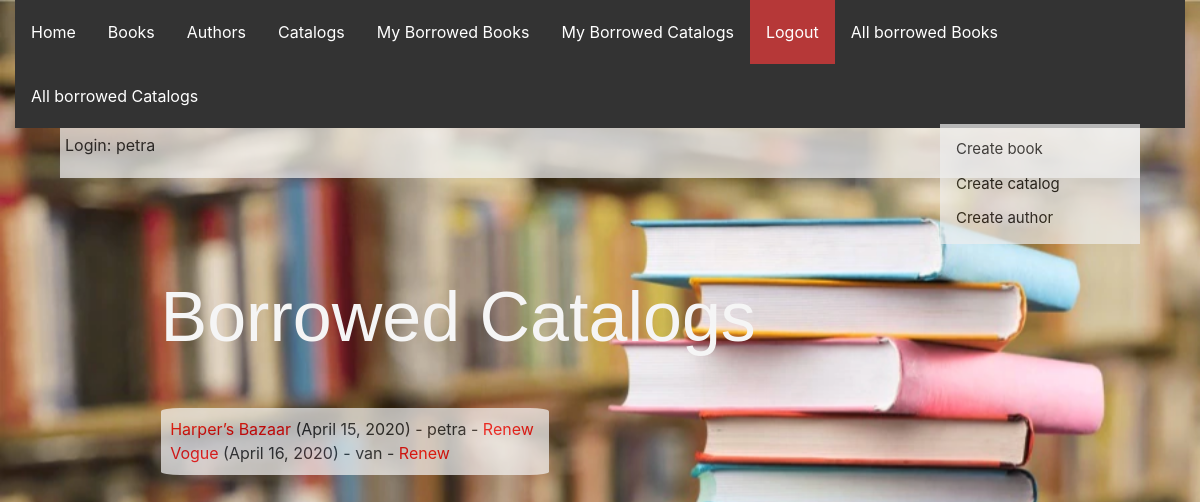
Page /library/borrowedcatalogs/ (signed in) on the committed database.
### library_app/models.py (models this page shows, shortened)
class CatalogCase(models.Model):
    id = models.UUIDField(primary_key=True, default=uuid.uuid4,
                          help_text="Unique ID for catalog")
    catalog = models.ForeignKey('Catalog', on_delete=models.SET_NULL, null=True)
    imprint = models.CharField(max_length=200)
    due_back = models.DateField(null=True, blank=True)
    borrower = models.ForeignKey(User, on_delete=models.SET_NULL, null=True, blank=True)
    @property
    def is_overdue(self):
        if self.due_back and date.today() > self.due_back:
            return True
        return False
    LOAN_STATUS = (
        ('d', 'Maintenance'),
        ('o', 'On loan'),
        ('a', 'Available'),
        ('r', 'Reserved'),
    )
    status = models.CharField(
        max_length=1,
        choices=LOAN_STATUS,
        blank=True,
        default='d',
        help_text='Catalog availability')
    class Meta:
        ordering = ['due_back']
        permissions = (("can_mark_returned", "Set catalog as returned"),)

class Catalog(models.Model):
    title = models.CharField(max_length=200)
    name = models.CharField(max_length=200)

### library_app/views.py (the view)
# urls.py: path(r'borrowedcatalogs/', views.LoanedCatalogsAllListView.as_view(), name='all-borrowed-catalogs'),
class LoanedCatalogsAllListView(PermissionRequiredMixin, generic.ListView):
    model = CatalogCase
    permission_required = 'library.can_mark_returned'
    template_name = 'library_app/catalogcase_list_borrowed_all.html'
    paginate_by = 10

### library_app/templates/library_app/catalogcase_list_borrowed_all.html
{% extends "base.html" %}
{% block content %}
    <h1>Borrowed Catalogs</h1>
     <div class = "container">
    {% if  catalogcase_list %}
      {% for catalogcase in catalogcase_list %}
      <div class="{% if catalogcase.is_overdue %}text-danger{% endif %}">
        <a href="{% url 'catalog-detail' catalogcase.catalog.pk %}">
        {{catalogcase.catalog.title}}</a> ({{ catalogcase.due_back }})
        {% if user.is_staff %}- {{ catalogcase.borrower }}{% endif %}
         {% if perms.catalog.can_mark_returned %}- <a href="{% url 'renew-catalog-librarian' catalogcase.id %}">Renew</a>
          {% endif %}
      </div>
      {% endfor %}
    {% else %}
      <p>No catalogs.</p>
    {% endif %}
    </div>
{% endblock %}

### library_app/templates/base.html (shortened to what this page needs)
<!DOCTYPE html>
<html lang="en">
<head>
  <link rel="stylesheet" href="https://stackpath.bootstrapcdn.com/bootstrap/4.1.3/css/bootstrap.min.css">
  {% load static %}
  <link rel="stylesheet" href="{% static 'css/styles.css' %}">
</head>
<body>
  <div class="container-fluid">
    <div class="row">
      <div class="col-sm-12">
      {% block navbar %}
        <ul class="nav">
          <li><a href="{% url 'index' %}">Home</a></li>
          <li><a href="{% url 'books' %}">Books</a></li>
          <li><a href="{% url 'authors' %}">Authors</a></li>
          <li><a href="{% url 'catalogs' %}">Catalogs</a></li>
          {% if user.is_authenticated %}
     <li><a href="{% url 'my-borrowed-books'%}">My Borrowed Books</a></li>
     <li><a href="{% url 'my-borrowed-catalogs'%}">My Borrowed Catalogs</a></li>
     <div class = "logout">
     <li><a href="{% url 'logout'%}?next={{request.path}}">Logout</a></li>
     </div>
   {% else %}
   <div class = "login">
     <li><a href="{% url 'login'%}?next={{request.path}}">Login</a></li>
   </div>
   {% endif %}
   {% if user.is_staff %}
   {% if perms.library.can_mark_returned %}
   <li><a href="{% url 'all-borrowed-books' %}">All borrowed Books</a></li>
   <li><a href="{% url 'all-borrowed-catalogs' %}">All borrowed Catalogs</a></li>
   {% endif %}
   </ul>
    {% endif %}
     {% endblock %}
      </div>
    </div>
  </div>
<div class="container-2">
<p>Login: {{ user.get_username }}</p>
</div>
{% block sidenavr %}
<div class="sidenav">
  <a href="{% url 'book_create' %}">Create book</a>
  <a href="{% url 'catalog_create' %}">Create catalog</a>
  <a href="{% url 'author_create' %}">Create author</a>
</div>
 {% endblock %}
  <div class="col-sm-10 ">{% block content %}{% endblock %}
  </div>
</body>
</html>

### library_app/static/css/styles.css (style rules this page uses)
body { background: url(../images/background.png); background-size: cover; background-repeat: no-repeat; height: 300px; position: relative; }
ul { list-style-type: none; margin: 0; padding: 0; overflow: hidden; background-color: #333; }
li { float: right; }
li a { display: block; color: white; text-align: center; padding: 20px 16px; text-decoration: none; }
a { text-decoration: none; color: red; }
h1 { color: whitesmoke; margin-left: 15%; margin-top: 10%; font-family: 'Gill Sans', 'Gill Sans MT', Calibri, 'Trebuchet MS', sans-serif; font-size: 70px; }
.container { background-color: whitesmoke; border-radius: 5%; padding: 1%; opacity: 70%; width: 40%; margin-left: 15%; margin-top: 5%; }
.container-2 { background-color: whitesmoke; opacity: 70%; margin-left: 5%; width: 90%; padding: 5px; }
.sidenav { width: 200px; position: fixed; z-index: 1; top: 15.5%; right: 5%; background: #eee; opacity: 70%; overflow-x: hidden; padding: 8px 0; }
.sidenav a { padding: 6px 8px 6px 16px; text-decoration: none; font-size: 15px; color: black; display: block; }
.logout { background-color: rgb(182, 56, 56); }

### rows in the picture
CatalogCase: catalog "Harper’s Bazaar", due_back "April 15, 2020", borrower "petra"
CatalogCase: catalog "Vogue", due_back "April 16, 2020", borrower "van"

### other values in the picture
{{ user.get_username }} "petra"
